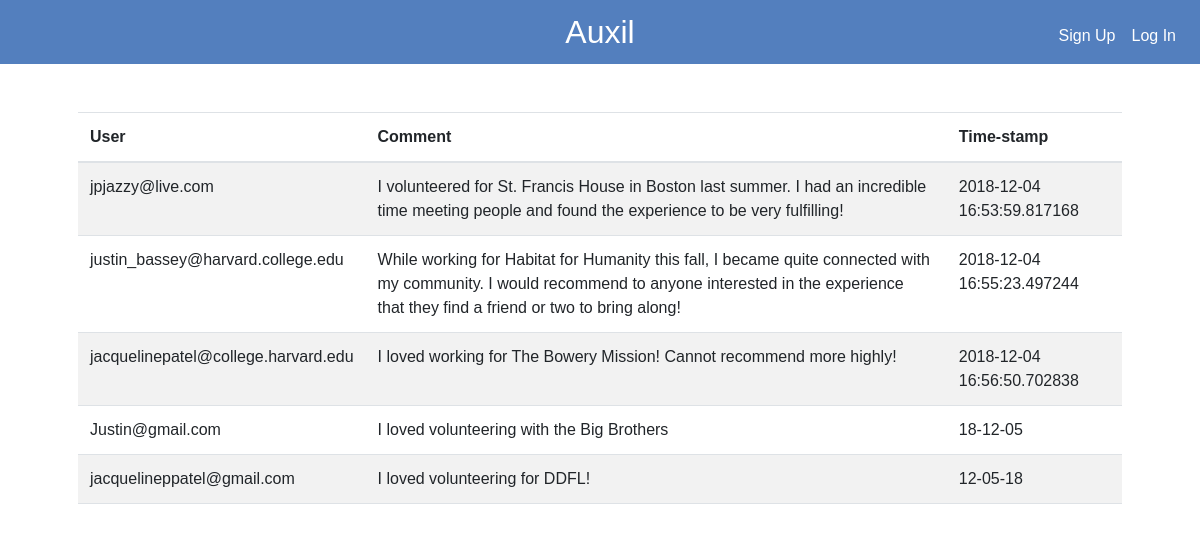
The app's page /community with its own data.
### tables this page shows
CREATE TABLE 'forum' ('Email' text PRIMARY KEY NOT NULL,'Comment' text,'Time' datetime);

### application.py (the view)
@app.route("/community")
def community():
    forum = db.execute("SELECT * FROM forum")
    return render_template("community.html", forum = forum)

### application.py (called while the page is built)
@app.after_request
def after_request(response):
    response.headers["Cache-Control"] = "no-cache, no-store, must-revalidate"
    response.headers["Expires"] = 0
    response.headers["Pragma"] = "no-cache"
    return response

### templates/community.html (shortened to what this page needs)
{% extends "layout.html" %}
{% block main %}
    <form action="/community" method="GET">
        <section class="container p-5">
            <table class="table table-striped">
                <thead>
                    <tr>
                        <th>User</th>
                        <th>Comment</th>
                        <th>Time-stamp</th>
                    </tr>
                </thead>
                <tfoot>
                    <tr>
                        <td colspan="4"> </td>
                    </tr>
                </tfoot>
                <tbody>
                    {% for x in forum %}
                        <tr>
                            <td>{{ x.Email }}</td>
                            <td>{{ x.Comment }}</td>
                            <td>{{ x.Time }}</td>
                        </tr>
                    {% endfor %}
                </tbody>
            </table>
{% endblock %}

### templates/layout.html (shortened to what this page needs)
<!DOCTYPE html>
<html lang="en">
    <head>
        <link href="https://maxcdn.bootstrapcdn.com/bootstrap/4.1.3/css/bootstrap.min.css" rel="stylesheet">
        <link href="/static/styles.css" rel="stylesheet">
    </head>
    <body>
        <nav class="navbar navbar-expand-md" style="background-color: #537fbe;">
            <a class="navbar-brand" id="logo" href="/"><span class="white">Auxil</span></a>
            <div class="collapse navbar-collapse" id="navbar">
                {% if session.user_id %}
                    <ul class="navbar-nav mr-auto mt-2">
                        <li class="nav-item"><a class="nav-link" href="/explore">Explore</a></li>
                        <li class="nav-item"><a class="nav-link" href="/community">Community</a></li>
                        <li class="nav-item"><a class="nav-link" href="/add">Register Organization</a></li>
                        <li class="nav-item"><a class="nav-link" href="/apply">Apply to Volunteer</a></li>
                        <li class="nav-item"><a class="nav-link" href="/comment">Volunteering Feedback</a></li>
                    </ul>
                    <ul class="navbar-nav ml-auto mt-2">
                        <li class="nav-item"><a class="nav-link" href="/change">Change Password</a></li>
                        <li class="nav-item"><a class="nav-link" href="/logout">Log Out</a></li>
                    </ul>
                {% else %}
                    <ul class="navbar-nav ml-auto mt-2">
                        <li class="nav-item"><a class="nav-link" href="/signup">Sign Up</a></li>
                        <li class="nav-item"><a class="nav-link" href="/login">Log In</a></li>
                    </ul>
                {% endif %}
            </div>
        </nav>
        <main>
            {% block main %}{% endblock %}
        </main>
    </body>
</html>

### static/styles.css (style rules this page uses)
html * { font-family: arial !important; }
html, body, main { height: 100vh; margin: 0; padding: 0; }
.navbar { position: relative; }
nav .navbar-brand { font-size: xx-large; position: absolute; left: 50%; transform: translateX(-50%); display: block; }
nav .navbar-brand .white { color: #fff; }
nav #navbar .nav-link { color: #fff; }

### records on screen
forum: Email "jpjazzy@live.com", Comment "I volunteered for St. Francis House in Boston last summer. I had an incredible time meeting people and found the experience to be very fulfilling!", Time "2018-12-04 16:53:59.817168"
forum: Email "justin_bassey@harvard.college.edu", Comment "While working for Habitat for Humanity this fall, I became quite connected with my community. I would recommend to anyone interested in the experience that they find a friend or two to bring along!", Time "2018-12-04 16:55:23.497244"
forum: Email "jacquelinepatel@college.harvard.edu", Comment "I loved working for The Bowery Mission! Cannot recommend more highly!", Time "2018-12-04 16:56:50.702838"
forum: Email "Justin@gmail.com", Comment "I loved volunteering with the Big Brothers", Time "18-12-05"
forum: Email "jacquelineppatel@gmail.com", Comment "I loved volunteering for DDFL!", Time "12-05-18"
